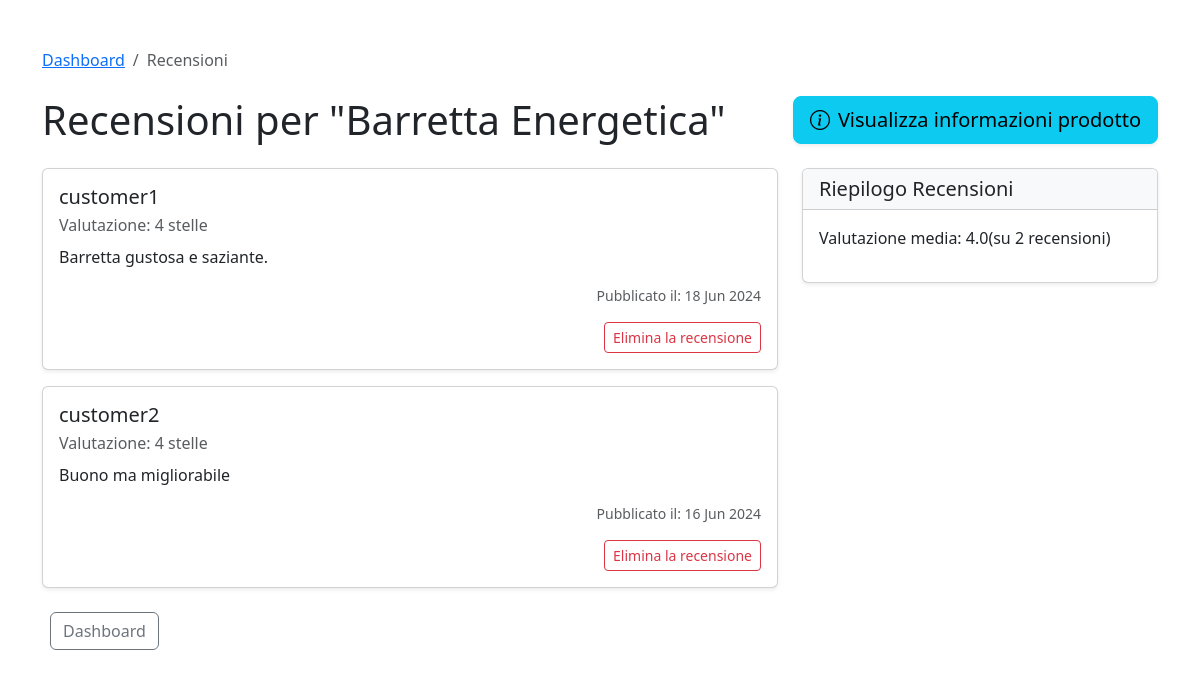
The page /review/see_reviews/2/ (signed in) on the database its author committed.
### products/models.py (models this page shows, shortened)
class Product(models.Model):
    category = models.ManyToManyField(Category)
    name = models.CharField(max_length=200, unique=True)
    description = models.TextField(blank=True)
    price = models.DecimalField(max_digits=10, decimal_places=2)
    stock = models.PositiveIntegerField()
    available = models.BooleanField(default=True)
    created = models.DateTimeField(auto_now_add=True)
    updated = models.DateTimeField(auto_now=True)
    image = models.ImageField(upload_to='product_images/', blank=True, null=True)
    added_by = models.ForeignKey('users.CustomUser', on_delete=models.SET_NULL, related_name='products_added', null=True, blank=True)
    modified_by = models.ForeignKey('users.CustomUser', on_delete=models.SET_NULL, related_name='products_modified', null=True, blank=True)
    class Meta:
        ordering = ('name',)

### review/models.py (models this page shows, shortened)
class Review(models.Model):
    product = models.ForeignKey('products.Product', on_delete=models.CASCADE, related_name='reviews')
    user = models.ForeignKey('users.CustomUser', on_delete=models.CASCADE, related_name='reviews')
    rating = models.PositiveIntegerField(default=1)
    comment = models.TextField(blank=True, null=True)
    created_at = models.DateTimeField(auto_now_add=True)
    class Meta:
        permissions = (
            ('view_all_review', 'Can view all reviews'),
        )

### users/models.py (models this page shows, shortened)
class CustomUser(AbstractUser):
   phone_number = models.CharField(max_length=15, blank=True, null=True, validators=[
            RegexValidator(
                regex=r'^\+\d{2,3}\d{10}$',
                message="Il numero di telefono deve essere nel formato +CCXXXXXXXXXX o +CCCXXXXXXXXXX (prefisso di 2 o 3 cifre seguito da 10 cifre)."
            )
        ])
   favorite_list = models.ManyToManyField('products.Product', blank=True, related_name='favorited_by')
   objects = CustomUserManager()

### review/views.py (the view)
# urls.py: path('see_reviews/<int:product_id>/', see_reviews, name='see_reviews'),
@login_required
@permission_required('review.view_review', raise_exception=True)
def see_reviews(request, product_id):
    product = get_object_or_404(Product, id=product_id)
    reviews = product.reviews.all().order_by('-created_at')
    avg_rating = reviews.aggregate(Avg('rating'))['rating__avg'] if reviews.exists() else None
    context = {
        'product': product,
        'reviews': reviews,
        'avg_rating': avg_rating,
    }
    return render(request, 'reviews/see_reviews.html', context)

### templates/reviews/see_reviews.html (shortened to what this page needs)
{% extends "base.html" %}
{% load static %}
{% block content %}
<div class="container py-5">
    <nav aria-label="breadcrumb" class="mb-4">
        <ol class="breadcrumb">
            <li class="breadcrumb-item"><a href="{% url 'users:store_manager_dashboard' %}">Dashboard</a></li>
            <li class="breadcrumb-item active" aria-current="page">Recensioni</li>
        </ol>
    </nav>
    <div class="d-flex justify-content-between mb-4">
        <h1 class="mb-0">Recensioni per "{{ product.name }}"</h1>
        <a href="{% url 'products:product_info' product.id %}" class="btn btn-info btn-lg shadow-sm">
            <i class="bi bi-info-circle me-2"></i>Visualizza informazioni prodotto
        </a>
    </div>
    <div class="row">
        <div class="col-md-8">
            {% if reviews %}
                {% for review in reviews %}
                <div class="card mb-3 shadow-sm">
                    <div class="card-body">
                        <h5 class="card-title">{{ review.user.username }}</h5>
                        <p class="card-subtitle mb-2 text-muted">Valutazione: {{ review.rating }} stelle</p>
                        <p class="card-text">{{ review.comment }}</p>
                        <p class="text-end text-muted small">Pubblicato il: {{ review.created_at|date:"d M Y" }}</p>
                        <div class="mt-2 text-end">
                            <a href="{% url 'review:delete_review' review.id%}" class="btn btn-sm btn-outline-danger">Elimina la  recensione</a>
                        </div>
                    </div>
                </div>
                {% endfor %}
            {% else %}
                <div class="alert alert-info" role="alert">
                    Ancora nessuna recensione per questo prodotto. Sii il primo a scriverne una!
                </div>
            {% endif %}
            <div class="mt-4">
                <a href="{% url 'users:store_manager_dashboard'%}" class="btn btn-outline-secondary ms-2">Dashboard</a>
            </div>
        </div>
        <div class="col-md-4">
            <div class="card shadow-sm">
                <div class="card-header bg-light">
                    <h5 class="mb-0">Riepilogo Recensioni</h5>
                </div>
                <div class="card-body">
                    <p>Valutazione media: {{ avg_rating|floatformat:1 }}(su {{ product.reviews.count }} recensioni)</p>
                    </div>
            </div>
        </div>
    </div>
</div>
{% endblock %}

### rows shown on the page
Product: name "Barretta Energetica", reviews.count "2"
Review: user.username "customer1", rating "4", comment "Barretta gustosa e saziante.", created_at "18 Jun 2024"
Review: user.username "customer2", rating "4", comment "Buono ma migliorabile", created_at "16 Jun 2024"

### other values the page prints
{{ avg_rating|floatformat:1 }} "4.0"
